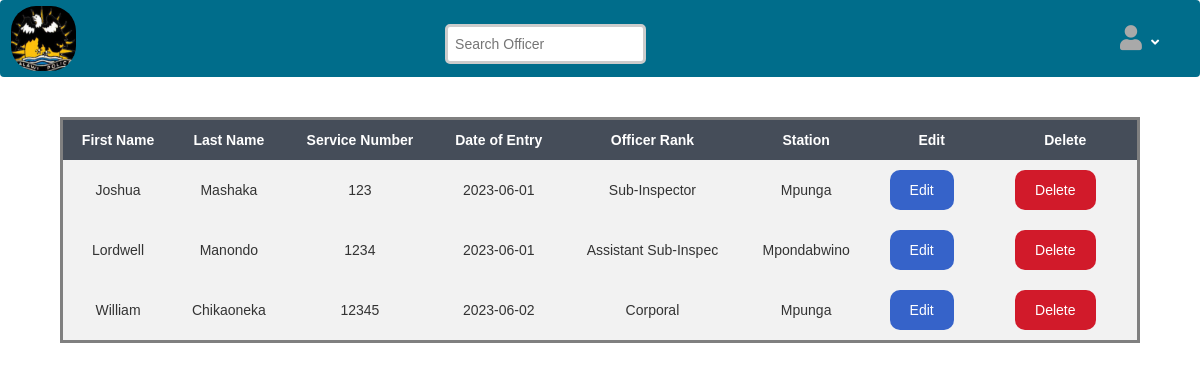
The app's page /officers/view_officers.php, older data.
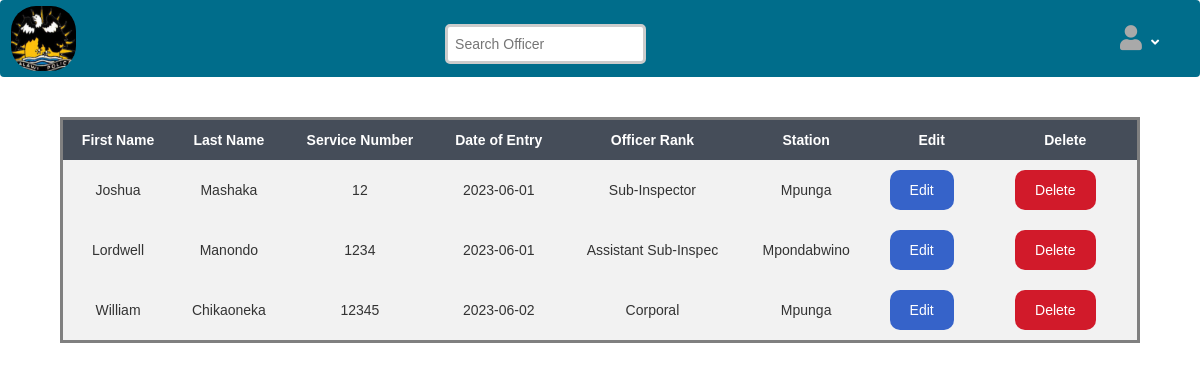
The same page, newer data.
### tables this page shows
CREATE TABLE `officers` (
  `id` int(5) NOT NULL,
  `first_name` varchar(30) NOT NULL,
  `last_name` varchar(30) NOT NULL,
  `position` varchar(20) NOT NULL,
  `service_no` int(20) NOT NULL,
  `date_of_entry` date NOT NULL,
  `officer_rank` varchar(20) NOT NULL,
  `station` varchar(50) NOT NULL,
  `password` varchar(255) NOT NULL
);

### officers/view_officers.php (the view, shortened to what this page needs)
<!DOCTYPE html>
<html>
<head>
        <link rel="stylesheet" href="https://cdnjs.cloudflare.com/ajax/libs/font-awesome/5.15.3/css/all.min.css">
        <link rel="stylesheet" href="https://cdn.jsdelivr.net/npm/bootstrap@5.0.0/css/bootstrap.min.css">
        <link rel="stylesheet" href="https://stackpath.bootstrapcdn.com/bootstrap/4.5.0/css/bootstrap.min.css">
        <link rel="stylesheet" href="https://maxcdn.bootstrapcdn.com/bootstrap/4.3.1/css/bootstrap.min.css">
        <link rel="stylesheet" href="https://maxcdn.bootstrapcdn.com/bootstrap/3.3.7/css/bootstrap.min.css">
</head>
<body>
<header>
        <nav class="navbar navbar-expand-lg" style="background-color: rgb(0, 109, 139);">
                <div class="log">
                <img src="../home/plog.PNG" style="height: 65px; width: 65px; margin-left: 5px; border-radius: 25px; margin-left: 0px; margin-top: 0px;">
            </div>
            <form method="post" action="">
                <input type="text" name="search_query" id="myInput" placeholder="Search Officer">
                </form>
                    <li class="nav-item dropdown">
                            <a  class="nav-link" href="#"  id="profileDropdown" role="button" data-toggle="dropdown" aria-haspopup="true" aria-expanded="false">
                                <i class="fas fa-user" style="font-size: 25px; margin-left: 90px; color: darkgray;"></i>
                                <i class="fas fa-angle-down" style="margin-left: 5px; color: white; font-size: small; font-weight: 550; transition: transform 0.3s;"></i>
                            </a>
                            </li>
            </nav>
</header>
<br>
<table>
    <tr>
        <th>First Name</th>
        <th>Last Name</th>
        <th>Service Number</th>
        <th>Date of Entry</th>
        <th>Officer Rank</th>
        <th>Station</th>
        <th>Edit</th>
        <th>Delete</th>
    </tr>
    <?php
    include('../db/Connections.php');
    $searchQuery = isset($_POST['search_query']) ? $_POST['search_query'] : '';
    if (isset($_POST['search'])) {
        $escapedSearchQuery = mysqli_real_escape_string($conn, $searchQuery);
        $sql = "SELECT * FROM officers WHERE
                first_name LIKE '%$escapedSearchQuery%' OR
                last_name LIKE '%$escapedSearchQuery%' OR
                service_no LIKE '%$escapedSearchQuery%' OR
                officer_rank LIKE '%$escapedSearchQuery%' OR
                station LIKE '%$escapedSearchQuery%'";
        $result = mysqli_query($conn, $sql);
        if (mysqli_num_rows($result) > 0) {
            while ($row = mysqli_fetch_assoc($result)) {
                echo "<tr>";
                echo "<td>" . $row["first_name"] . "</td>";
                echo "<td>" . $row["last_name"] . "</td>";
                echo "<td>" . $row["service_no"] . "</td>";
                echo "<td>" . $row["date_of_entry"] . "</td>";
                echo "<td>" . $row["officer_rank"] . "</td>";
                echo "<td>" . $row["station"] . "</td>";
                echo "<td><a href='edit_officer.php?id=" . $row["id"] . "' style='background-color: #3663c9; text-decoration: none; border-radius: 10px;'>Edit</a></td>";
                echo "<td><a href='delete_officer.php?id=" . $row["id"] . "' style='background-color: #d11a2a; text-decoration: none; border-radius: 10px;' onclick='return confirm(\"Are you sure you want to delete this officer?\")'>Delete</a></td>";
                echo "</tr>";
            }
        } else {
            echo "<tr><td colspan='8'><span style='color: red;'>No matching search: Search again after 10 seconds</span></td></tr>";
                $refreshTime = 10;
            $metaTag = "<meta http-equiv='refresh' content='$refreshTime'>";
            echo $metaTag;
        }
    } else {
        $sql = "SELECT * FROM officers";
        $result = mysqli_query($conn, $sql);
        while ($row = mysqli_fetch_assoc($result)) {
            echo '<tbody id="myTable">';
            echo "<tr>";
            echo "<td>" . $row["first_name"] . "</td>";
            echo "<td>" . $row["last_name"] . "</td>";
            echo "<td>" . $row["service_no"] . "</td>";
            echo "<td>" . $row["date_of_entry"] . "</td>";
            echo "<td>" . $row["officer_rank"] . "</td>";
            echo "<td>" . $row["station"] . "</td>";
            echo "<td><a href='edit_officer.php?id=" . $row["id"] . "' style='background-color: #3663c9; text-decoration: none; border-radius: 10px;'>Edit</a></td>";
            echo "<td><a href='delete_officer.php?id=" . $row["id"] . "' style='background-color: #d11a2a; text-decoration: none; border-radius: 10px;' onclick='return confirm(\"Are you sure you want to delete this officer?\")'>Delete</a></td>";
            echo "</tr>";
        }
    }
    ?>
</table>
</body>
</html>

Row changes from the older to the newer data that the page shows:
changed officers "Joshua": service_no "123" → "12"
